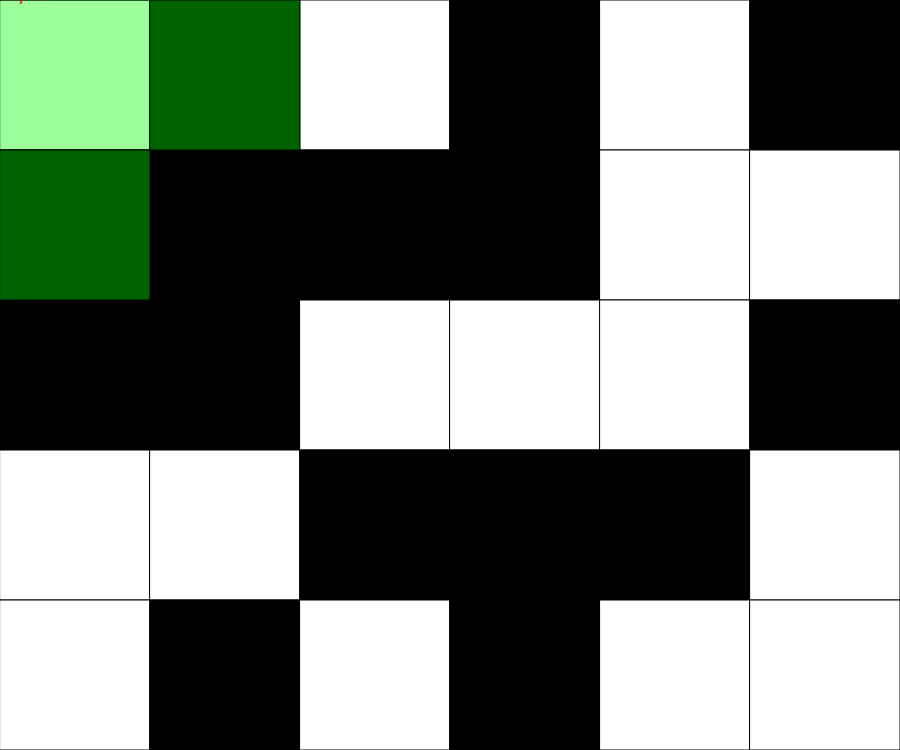
Frame 1 (no input)
Frame 60 (no input): identical to frame 1, image omitted
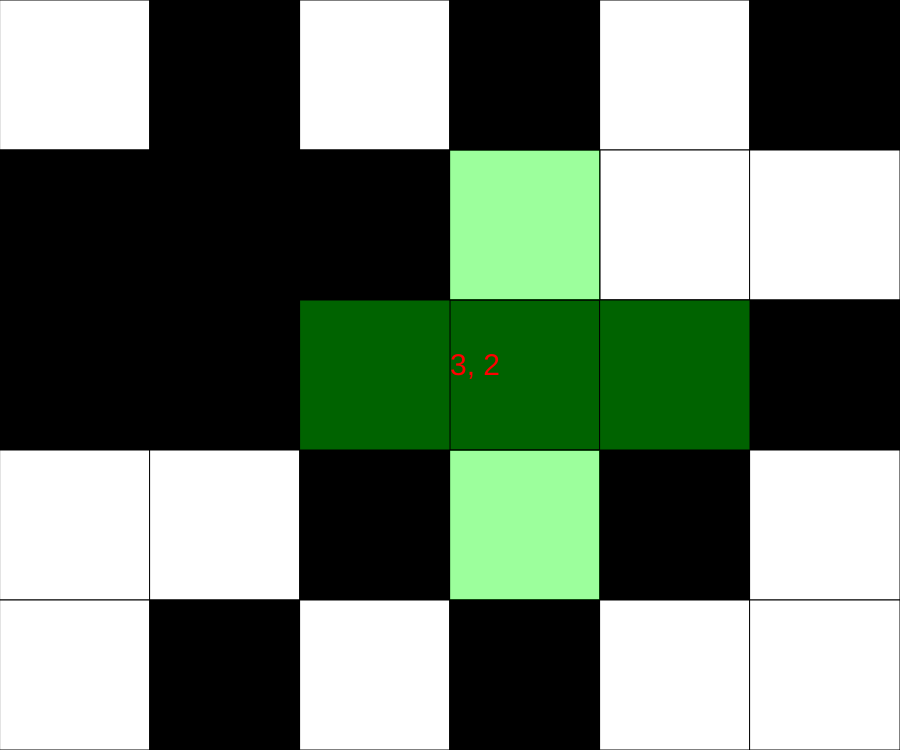
Frame 120 (the mouse pressed at the canvas centre since frame 60)

The p5.js sketch that drew these frames (run headless with seeded random() and noise() and a simulated clock; from frame 60 on, the mouse is pressed at the canvas centre):

// p5.js sketch
// ── sketch.js
// Puzzle Game 
// Muhammad Ismail
// 4/15/2026

// 0 (black)  255(white)
// grid is 6 x 5

// Global Varables
let grid = [];
let rows = 5; // chuse a random number of rows
let cols = 6; // chouse a random number of cols
let tileSize = 150;
let winStatus;
let slectType = 0; // 0 → crows, 1 → box


function makeGrid(grid){
  // this function will make a random custom grid
  let color;

  for(let y = 0; y < rows; y++){ // y: 0, 1, 2, 3, 4

    // add new aray to the manin aray
    grid.push([]);
    for(let x = 0; x < cols; x++){// x: 0, 1, 2, 3, 4, 5
      //adding numbers into the sub aray
      if(int(random(0,2)) === 1) color = 255;
      else color = 0;
      grid[y].push(color);
    }
  }

  

}

function setup() {
  createCanvas(cols*tileSize, rows*tileSize);
  makeGrid(grid);
  textSize(30);
  
}

function draw() {
  background(200);
  winStatus = winCondition()
  renderGrid(grid, rows, cols, tileSize);
  if(!winStatus){
    slection();
    textSize(30);
    fill(255, 0, 0);
    text(getCurrentX() + ", " +  getCurrentY(), mouseX, mouseY);
  }
  if(winStatus) win();
  
}

function flip(x, y){
  // flips a tile at x,y
  if(grid[y][x] === 0) grid[y][x] = 255;
  else grid[y][x] = 0;
}

function mousePressed(){
  if(!winStatus){
      // only do a flip if mouse is on the canves
    if(mouseX < width && mouseY < height){
      let x = getCurrentX();
      let y = getCurrentY();

      if(keyIsDown(SHIFT)){
        // ALWAYS FLIP THE CURENT TILE
        flip(x, y);
      }
      
      else if(slectType){
        // For slection type box

        flip(x,y);

        // If they exist flip in square patren
        if(x+1 <= cols-1) flip(x+1, y);
        if(y+1 <= rows-1) flip(x, y+1);
        if(y+1 <= rows-1 && x+1 <= cols-1) flip(x+1, y+1);
      }

      else{
        // For crows patren

        flip(x, y);

        // If they exist:
        // flip the cordinal (NSEW) naigbours
        if(x-1 >= 0) flip(x-1, y);
        if(x+1 <= cols-1) flip(x+1, y);
        if(y-1 >= 0) flip(x, y-1);
        if(y+1 <= rows-1) flip(x, y+1);
        
      }
      
    }
  }
}

function slection(){
  // this function will tell me all boxes effected
  let x = getCurrentX(); // *tileSize is the location
  let y = getCurrentY();

  fill(0,255,0, 99);
  rect(x*tileSize, y *tileSize, tileSize);


  if(keyIsDown(SHIFT)){
    // only the curent postion will be displayed 
  }

  else if(slectType){
    // Box slection mood
    
    // If they exist show them
    if(x+1 <= cols-1) rect((x+1) *tileSize, y*tileSize, tileSize);
    if(y+1 <= rows-1) rect(x*tileSize, (y+1) *tileSize, tileSize);
    if(y+1 <= rows-1 && x+1 <= cols-1) rect((x+1) *tileSize, (y+1) *tileSize, tileSize);
     
  }
  


  else{
    // Crows slection mood
    if(x-1 >= 0) rect((x-1) *tileSize, y *tileSize, tileSize);
    if(x+1 <= cols-1) rect((x+1) *tileSize, y *tileSize, tileSize);
    if(y-1 >= 0) rect(x *tileSize, (y-1) *tileSize, tileSize);
    if(y+1 <= rows-1) rect(x *tileSize, (y+1) *tileSize, tileSize);
  }
}

function keyPressed(){
  if(key === ' '){
    //Changing slection type based on the space bar being pressed
    if(slectType) slectType = 0;
    else slectType = 1;
  }
}

function renderGrid(grid, rows, cols, tileSize){
  // Needs the 2D aray grid, the number of rows, and cols
  // Tile size is needed to arange the squers

  // interpret the data stored in 2D array (grid) and
  // draw a matrix of squares to reflect ir
  

  for(let y = 0; y < rows; y++){ // y: 0, 1, 2, 3, 4
    for(let x = 0; x < cols; x++){// x: 0, 1, 2, 3, 4, 5
      fill(grid[y][x]);
      rect(tileSize*x, tileSize*y, tileSize);
    }
  }
}

function getCurrentX(){
  // Determent the current culome position of mouse
  let constranedX = constrain(mouseX, 0, width-1); // returns the mouseX or if it is out of bounds 
  // then it returns the min or max
  return floor(constranedX / tileSize); 
}

function getCurrentY(){
  // Determent the current culome position of mouse
  let constranedY = constrain(mouseY, 0, height-1);
  return floor(constranedY / tileSize);
}

function winCondition(){
  // This function checks if the cells are the same color


  // This has a bug where if the rows are the same it give a win
  // so if row 1 was all black and row 2 was all white it woud be win 
  // let previous;
  // let current;
  // let count = 0;
  // for(let y = 0; y < rows; y++){ // y: 0, 1, 2, 3, 4
  //   for(let x = 0; x < cols; x++){// x: 0, 1, 2, 3, 4, 5
  //     if(x > 0){
  //       previous = current;
  //       current = grid[y][x];

  //       if(current === previous) count ++;
  //     }
  //     else current = grid[y][x];

  //   }
  // }
  // if(count < rows * (cols-1)) return false;
  // return true;

  let first = grid[0][0];

  for(let y = 0; y < rows; y++){
    for(let x = 0; x < cols; x++){
      //compares each cell to the first one
      if(grid[y][x] !== first){
        return false;
      }
    }
  }
  return true;

  
}

function win(){
  strokeWeight(3);
  fill(0,255,0);
  text("You won", width/2, height/2);
  noStroke();
}
